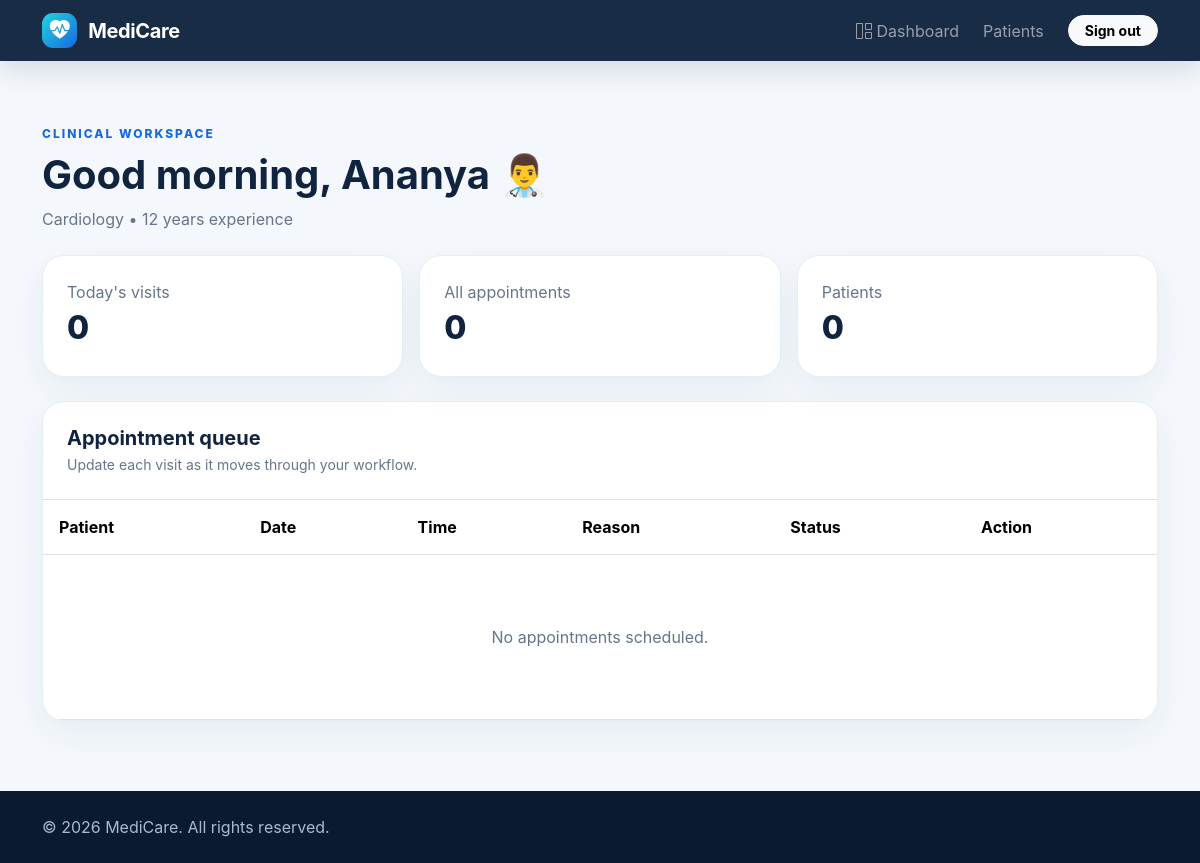
The app's page /doctor (signed in) with its own data.
### app.py (models this page shows)
class User(db.Model):
    id = db.Column(db.Integer, primary_key=True)
    name = db.Column(db.String(120), nullable=False)
    email = db.Column(db.String(160), unique=True, nullable=False)
    password_hash = db.Column(db.String(255), nullable=False)
    role = db.Column(db.String(20), nullable=False, default='patient')
    created_at = db.Column(db.DateTime, default=datetime.utcnow)

class Doctor(db.Model):
    id = db.Column(db.Integer, primary_key=True)
    user_id = db.Column(db.Integer, db.ForeignKey('user.id'), unique=True, nullable=False)
    specialization = db.Column(db.String(120), nullable=False)
    qualification = db.Column(db.String(200))
    experience = db.Column(db.Integer, default=0)
    license_number = db.Column(db.String(100))
    consultation_fee = db.Column(db.Float, default=0)
    bio = db.Column(db.Text)
    status = db.Column(db.String(20), default='approved')
    user = db.relationship('User', backref=db.backref('doctor_profile', uselist=False))

### app.py (the view)
@app.route('/doctor')
@login_required('doctor')
def doctor_dashboard():
    d=current_user().doctor_profile; appts=Appointment.query.filter_by(doctor_id=d.id).order_by(Appointment.appointment_date,Appointment.appointment_time).all(); today_appts=[a for a in appts if a.appointment_date==date.today()]
    return render_template('doctor/dashboard.html',doctor=d,appointments=appts,today_appts=today_appts)

### app.py (called while the page is built)
def current_user():
    uid = session.get('user_id')
    return db.session.get(User, uid) if uid else None

@app.context_processor
def inject_globals():
    return {'current_user': current_user(), 'today': date.today()}

def login_required(role=None):
    def decorator(fn):
        @wraps(fn)
        def wrapper(*args, **kwargs):
            user = current_user()
            if not user:
                flash('Please sign in to continue.', 'warning')
                return redirect(url_for('login'))
            if role and user.role != role:
                flash('You do not have permission to access that page.', 'danger')
                return redirect(url_for('dashboard'))
            return fn(*args, **kwargs)
        return wrapper
    return decorator

### templates/doctor/dashboard.html
{% extends 'base.html' %}{% block title %}Doctor Dashboard{% endblock %}{% block content %}<div class="page"><div class="container"><div class="mb-4"><div class="eyebrow">Clinical workspace</div><h1 class="fw-bold mt-2">Good morning, {{current_user.name.split()[1] if current_user.name.split()|length>1 else current_user.name}} 👨‍⚕️</h1><p class="muted">{{doctor.specialization}} • {{doctor.experience}} years experience</p></div><div class="row g-3 mb-4"><div class="col-md-4"><div class="cardx stat"><div class="muted">Today's visits</div><div class="num">{{today_appts|length}}</div></div></div><div class="col-md-4"><div class="cardx stat"><div class="muted">All appointments</div><div class="num">{{appointments|length}}</div></div></div><div class="col-md-4"><div class="cardx stat"><div class="muted">Patients</div><div class="num">{{appointments|map(attribute='patient_id')|list|unique|list|length}}</div></div></div></div><div class="cardx table-card"><div class="p-4 border-bottom"><h5 class="fw-bold mb-1">Appointment queue</h5><div class="small muted">Update each visit as it moves through your workflow.</div></div><div class="table-responsive"><table class="table align-middle mb-0"><thead><tr><th>Patient</th><th>Date</th><th>Time</th><th>Reason</th><th>Status</th><th>Action</th></tr></thead><tbody>{% for a in appointments %}<tr><td><strong>{{a.patient.user.name}}</strong><div class="small muted">{{a.patient.phone or 'No phone'}}</div></td><td>{{a.appointment_date.strftime('%d %b')}}</td><td>{{a.appointment_time.strftime('%I:%M %p')}}</td><td>{{a.reason or '—'}}</td><td><span class="badge rounded-pill badge-soft">{{a.status}}</span></td><td><div class="d-flex gap-2"><form method="post" action="{{url_for('update_appointment_status',appointment_id=a.id)}}"><input type="hidden" name="status" value="Confirmed"><button class="btn btn-sm btn-outline-primary">Confirm</button></form><a class="btn btn-sm btn-outline-dark" href="{{url_for('patient_detail',patient_id=a.patient_id)}}">Patient</a></div></td></tr>{% else %}<tr><td colspan="6"><div class="empty">No appointments scheduled.</div></td></tr>{% endfor %}</tbody></table></div></div></div></div>{% endblock %}

### static/css/style.css (style rules this page uses)
:root { --ink:#10233f;--muted:#66758b;--primary:#1769e0;--cyan:#19c3d1;--bg:#f4f8fc;--card:#fff }
* { box-sizing:border-box }
body { background:var(--bg);color:var(--ink);font-family:Inter,system-ui,-apple-system,"Segoe UI",sans-serif }
.eyebrow { text-transform:uppercase;letter-spacing:2px;font-size:.75rem;font-weight:800;color:var(--primary) }
.cardx { background:var(--card);border:1px solid #e5edf5;border-radius:22px;box-shadow:0 12px 35px rgba(24,50,80,.06) }
.page { padding:125px 0 70px }
.stat { padding:24px }
.stat .num { font-size:2rem;font-weight:800 }
.muted { color:var(--muted) }
.table-card { overflow:hidden }
.table> :not(caption)>*>* { padding:15px 16px }
.empty { padding:55px;text-align:center;color:var(--muted) }

### records on screen
User: name.split|length "Ananya"
Doctor: specialization "Cardiology", experience "12"

### other values on screen
{{ today_appts|length }} "0"
{{ appointments|length }} "0"
{{ appointments|map(attribute='patient_id')|list|unique|list|length }} "0"
